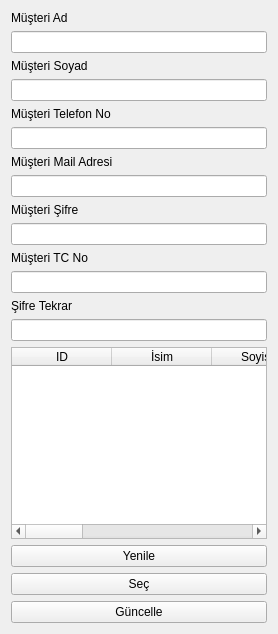
            <widget class="QWidget" name="tab_20">
             <attribute name="title">
              <string>Güncellenecek Müşteriyi Seçme</string>
             </attribute>
             <layout class="QGridLayout" name="gridLayout_16">
              <item row="21" column="0">
               <widget class="QPushButton" name="guncelleGuncelleButton">
                <property name="text">
                 <string>Güncelle</string>
                </property>
               </widget>
              </item>
              <item row="15" column="0">
               <widget class="QLineEdit" name="line_edits5"/>
              </item>
              <item row="17" column="0">
               <widget class="QLineEdit" name="line_edits6"/>
              </item>
              <item row="19" column="0">
               <widget class="QPushButton" name="guncelleYenileButton">
                <property name="text">
                 <string>Yenile</string>
                </property>
               </widget>
              </item>
              <item row="7" column="0">
               <widget class="QLabel" name="label_21">
                <property name="text">
                 <string>Müşteri Mail Adresi</string>
                </property>
               </widget>
              </item>
              <item row="5" column="0">
               <widget class="QLabel" name="label_20">
                <property name="text">
                 <string>Müşteri Telefon No</string>
                </property>
               </widget>
              </item>
              <item row="0" column="0">
               <widget class="QLabel" name="label">
                <property name="text">
                 <string>Müşteri Ad</string>
                </property>
               </widget>
              </item>
              <item row="2" column="0">
               <widget class="QLabel" name="label_10">
                <property name="text">
                 <string>Müşteri Soyad</string>
                </property>
               </widget>
              </item>
              <item row="16" column="0">
               <widget class="QLabel" name="label_23">
                <property name="text">
                 <string>Şifre Tekrar</string>
                </property>
               </widget>
              </item>
              <item row="20" column="0">
               <widget class="QPushButton" name="guncelleSecButton">
                <property name="text">
                 <string>Seç</string>
                </property>
               </widget>
              </item>
              <item row="6" column="0">
               <widget class="QLineEdit" name="line_edits2"/>
              </item>
              <item row="9" column="0">
               <widget class="QLineEdit" name="line_edits3"/>
              </item>
              <item row="1" column="0">
               <widget class="QLineEdit" name="line_edits0"/>
              </item>
              <item row="12" column="0">
               <widget class="QLineEdit" name="line_edits4"/>
              </item>
              <item row="3" column="0">
               <widget class="QLineEdit" name="line_edits1"/>
              </item>
              <item row="18" column="0">
               <widget class="QTableWidget" name="tableWidgetGuncelleSec">
                <column>
                 <property name="text">
                  <string>ID</string>
                 </property>
                </column>
                <column>
                 <property name="text">
                  <string>İsim</string>
                 </property>
                </column>
                <column>
                 <property name="text">
                  <string>Soyisim</string>
                 </property>
                </column>
                <column>
                 <property name="text">
                  <string>Telefon No</string>
                 </property>
                </column>
                <column>
                 <property name="text">
                  <string>Email</string>
                 </property>
                </column>
                <column>
                 <property name="text">
                  <string>Şifre</string>
                 </property>
                </column>
                <column>
                 <property name="text">
                  <string>TC Kimlik</string>
                 </property>
                </column>
                <column>
                 <property name="text">
                  <string>AutID</string>
                 </property>
                </column>
               </widget>
              </item>
              <item row="14" column="0">
               <widget class="QLabel" name="label_19">
                <property name="text">
                 <string>Müşteri TC No</string>
                </property>
               </widget>
              </item>
              <item row="10" column="0">
               <widget class="QLabel" name="label_22">
                <property name="text">
                 <string>Müşteri Şifre</string>
                </property>
               </widget>
              </item>
             </layout>
            </widget>
